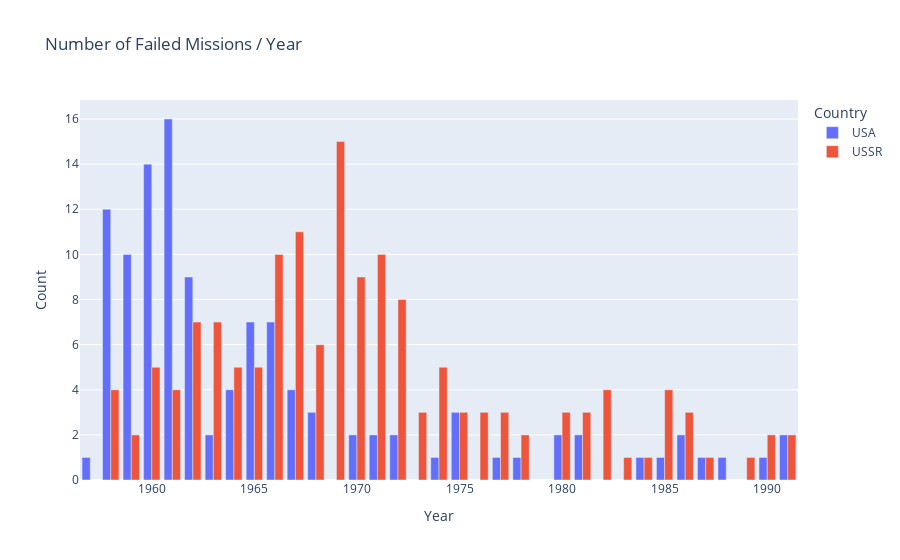

Notebook code for this chart:
### Code cell
px.bar(failures_per_year, x="Year", y="Count", color="Country", barmode="group", title="Number of Failed Missions / Year")

### Figure 1 — Plotly figure (JSON) as saved in the notebook; plotly's stock layout.template omitted (floating-point values rounded to 4 significant figures)
{"data": [{"alignmentgroup": "True", "hovertemplate": "Country=USA<br>Year=%{x}<br>Count=%{y}<extra></extra>", "legendgroup": "USA", "marker": {"color": "#636efa", "pattern": {"shape": ""}}, "name": "USA", "offsetgroup": "USA", "orientation": "v", "showlegend": true, "textposition": "auto", "type": "bar", "x": [1957, 1958, 1959, 1960, 1961, 1962, 1963, 1964, 1965, 1966, 1967, 1968, 1970, 1971, 1972, 1974, 1975, 1977, 1978, 1980, 1981, 1984, 1985, 1986, 1987, 1988, 1990, 1991], "xaxis": "x", "y": [1, 12, 10, 14, 16, 9, 2, 4, 7, 7, 4, 3, 2, 2, 2, 1, 3, 1, 1, 2, 2, 1, 1, 2, 1, 1, 1, 2], "yaxis": "y"}, {"alignmentgroup": "True", "hovertemplate": "Country=USSR<br>Year=%{x}<br>Count=%{y}<extra></extra>", "legendgroup": "USSR", "marker": {"color": "#EF553B", "pattern": {"shape": ""}}, "name": "USSR", "offsetgroup": "USSR", "orientation": "v", "showlegend": true, "textposition": "auto", "type": "bar", "x": [1958, 1959, 1960, 1961, 1962, 1963, 1964, 1965, 1966, 1967, 1968, 1969, 1970, 1971, 1972, 1973, 1974, 1975, 1976, 1977, 1978, 1980, 1981, 1982, 1983, 1984, 1985, 1986, 1987, 1989, 1990, 1991], "xaxis": "x", "y": [4, 2, 5, 4, 7, 7, 5, 5, 10, 11, 6, 15, 9, 10, 8, 3, 5, 3, 3, 3, 2, 3, 3, 4, 1, 1, 4, 3, 1, 1, 2, 2], "yaxis": "y"}], "layout": {"barmode": "group", "legend": {"title": {"text": "Country"}, "tracegroupgap": 0}, "title": {"text": "Number of Failed Missions / Year"}, "xaxis": {"anchor": "y", "domain": [0, 1], "title": {"text": "Year"}}, "yaxis": {"anchor": "x", "domain": [0, 1], "title": {"text": "Count"}}}}
